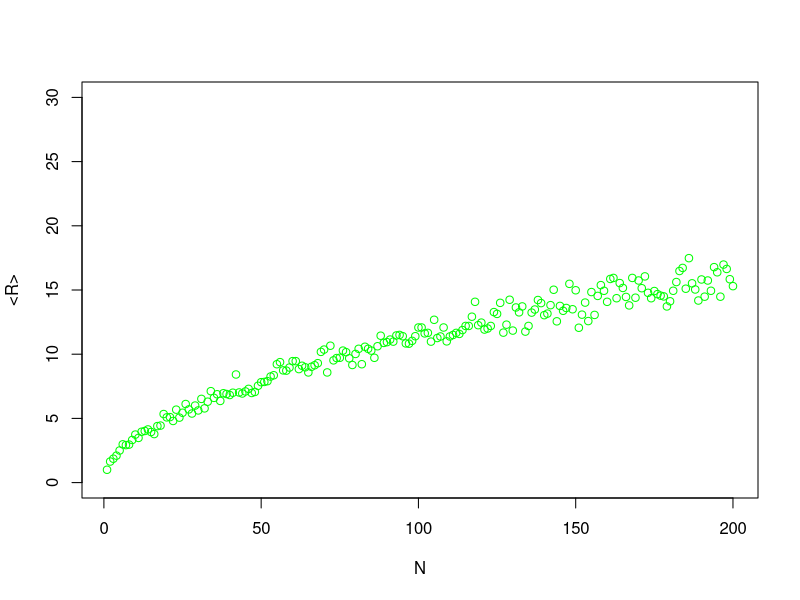

Write the R code that produced this figure.
#Random Walk in 2 dimensions

#choose direction left, up, right, down
ChooseDir <- function(dir){
  x <- switch(dir, c(-1, 0), c(0, 1), c(1, 0), c(0, -1))
  return(x)
}

#walk randomly steps in 2d lattice and plot the result
PlotRandomWalk <- function(steps){
  currentPos <- array(c(0,0), dim=c(2, steps))
  for (i in c(2:steps-1)) {
    x <- sample(1:4, 1)
    currentPos[,i+1] <- (currentPos[,i] + ChooseDir(x))
  }
  plot(x=currentPos[1,], y=currentPos[2,], col="blue", pch=21, main="Random Walk in 2D",xlab="x", ylab="y","n")    
  lines(x=currentPos[1,], y=currentPos[2,], col="red")
}

#random walk in 2d returning the last position (x,y)
RandomWalk <- function(steps){
  currentPos <- c(0,0)
  for (i in c(1:steps)) {
    x <- sample(1:4, 1)
    currentPos <- (currentPos + ChooseDir(x))
  }
  return(currentPos)
}

#calculates the mean end-to-end length <R>
EndToEndLength <-function(steps, precision){
  sum <- 0
  for (i in c(1:precision)) {
    v <- RandomWalk(steps)
    sum <- (sum + abs(v[1]) + abs(v[2]))
    #print(sum)
  }
  sum <- sum/precision
  return(sum)
}

#plot end-to-end length against the number of steps 
PlotEndToEndLength <- function(steps, precision){
  s <- c(1:steps)
  for(i in c(1:steps)){
    s[i] <- EndToEndLength(i, precision)
  }
  plot(x=c(1:steps), y=s, ylim=c(0,30), col="green", pch=21, main="", xlab = "N", ylab ="<R>")
}

#Execution
N = 200
precision = 100
#RandomWalk(N)
PlotEndToEndLength(N, precision)